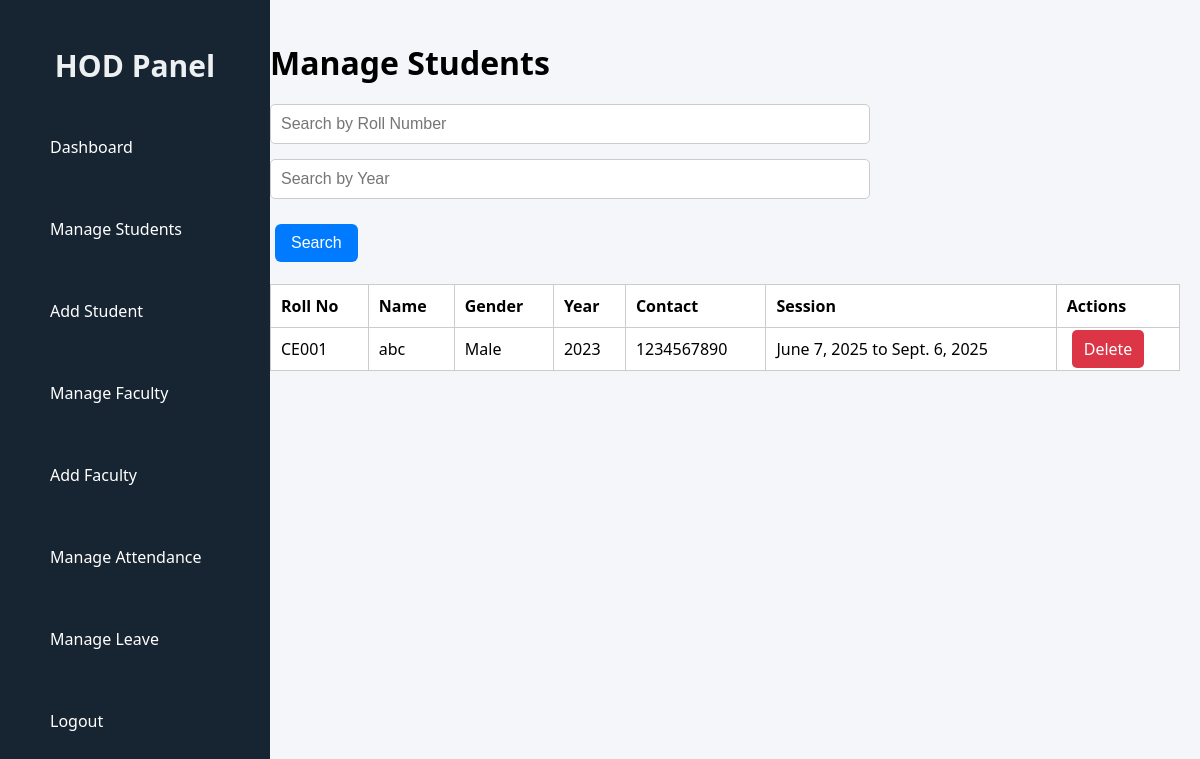
/hod/manage-student/ (signed in), run on the app's committed database.
### CMS/models.py (models this page shows, shortened)
class Student(models.Model):
    GENDER_CHOICES = (
        ('Male', 'Male'),
        ('Female', 'Female'),
        ('Other', 'Other'),
    )
    SEMESTER_CHOICES = (
        ('Semester 1', 'Semester 1'),
        ('Semester 2', 'Semester 2'),
        ('Semester 3', 'Semester 3'),
        ('Semester 4', 'Semester 4'),
        ('Semester 5', 'Semester 5'),
        ('Semester 6', 'Semester 6'),
        ('Semester 7', 'Semester 7'),
        ('Semester 8', 'Semester 8'),
    )
    user = models.OneToOneField(CustomUser, on_delete=models.CASCADE)
    roll_number = models.CharField(max_length=20, unique=True)
    department = models.ForeignKey(Department, on_delete=models.CASCADE)
    year = models.IntegerField()
    semester = models.CharField(max_length=10)
    contact_number = models.CharField(max_length=15,unique=True)
    gender = models.CharField(max_length=10, choices=GENDER_CHOICES)
    address = models.TextField()
    session_start = models.DateField()
    session_end = models.DateField()
    class Meta:
        unique_together = ('roll_number', 'year')

class CustomUser(AbstractUser):
    USER_ROLES = (
        ('student', 'Student'),
        ('faculty', 'Faculty'),
        ('hod', 'HOD'),
    )
    user_type = models.CharField(max_length=10, choices=USER_ROLES, default='student')
    email = models.EmailField(unique=True)
    role = models.CharField(max_length=10, choices=USER_ROLES)

### CMS/views.py (the view)
# urls.py: path('hod/manage-student/', views.manage_student, name='manage_student'),
@login_required
def manage_student(request):
    hod_department = request.user.hod.department
    roll_query = request.GET.get('roll_number', '').strip()
    year_query = request.GET.get('year', '').strip()
    students = Student.objects.filter(department=hod_department)
    if roll_query:
        students = students.filter(roll_number__icontains=roll_query)
    if year_query:
        students = students.filter(year=year_query)
    return render(request, "hod_manage_student.html", {
        "students": students,
        "roll_query": roll_query,
        "year_query": year_query
    })

### CMS/templates/hod_manage_student.html (shortened to what this page needs)
{% load static %}
<!DOCTYPE html>
<html lang="en">
<head>
  <link rel="stylesheet" href="{% static 'css/hod_manage.css' %}">
  <link rel="stylesheet" href="{% static 'css/hod_sidebar.css' %}">
</head>
<body>
  <div class="dashboard-container">
  {% include 'hod_sidebar.html' %}
  <div class="main-content">
  <h1>Manage Students</h1>
<form method="get" action="">
<input type="text" name="roll_number" placeholder="Search by Roll Number" value="{{ roll_query }}"><br>
<input type="text" name="year" placeholder="Search by Year" value="{{ year_query }}">
<button type="submit">Search</button>
  <br>
</form>
  <br>
  <table>
    <thead>
      <tr>
        <th>Roll No</th>
        <th>Name</th>
        <th>Gender</th>
        <th>Year</th>
        <th>Contact</th>
        <th>Session</th>
        <th>Actions</th>
      </tr>
    </thead>
    <tbody>
      {% for student in students %}
        <tr>
          <td>{{ student.roll_number }}</td>
          <td>{{ student.user.username }}</td>
          <td>{{ student.gender }}</td>
          <td>{{ student.year }}</td>
          <td>{{ student.contact_number }}</td>
          <td>{{ student.session_start }} to {{ student.session_end }}</td>
          <td>
            <a href="{% url 'delete_student' student.id %}" class="btn delete" onclick="return confirm('Are you sure you want to delete this student?');">Delete</a>
          </td>
        </tr>
      {% empty %}
        <tr><td colspan="7">No students found.</td></tr>
      {% endfor %}
    </tbody>
  </table>
  <br>
  </div>
</div>
</body>
</html>

### CMS/static/css/hod_manage.css (style rules this page uses)
body { margin: 0; font-family: 'Segoe UI', Tahoma, Geneva, Verdana, sans-serif; background-color: #f4f6f9; }
.main-content { margin-left: 250px; padding: 20px; flex-grow: 1; overflow-y: auto; }
h1 { margin-bottom: 20px; }
input[type="text"] { padding: 8px; width: 250px; border-radius: 5px; border: 1px solid #ccc; }
button, .btn { padding: 8px 12px; background-color: #007bff; color: white; border: none; border-radius: 5px; text-decoration: none; margin-left: 5px; cursor: pointer; }
.btn.delete { background-color: #dc3545; }
table { width: 100%; border-collapse: collapse; background-color: white; }
table th, table td { padding: 10px; border: 1px solid #ccc; text-align: left; }
form { max-width: 600px; margin-top: 20px; }
form input[type="text"], form input[type="number"], form input[type="date"], form input[type="email"], form input[type="password"], form select, form textarea { width: 100%; padding: 10px; border: 1px solid #ccc; border-radius: 5px; font-size: 16px; box-sizing: border-box; margin-bottom: 15px; }
form button[type="submit"], form .btn { padding: 10px 16px; font-size: 16px; background-color: #007bff; color: white; border: none; border-radius: 6px; cursor: pointer; margin-top: 10px; text-decoration: none; display: inline-block; }

### data on the page
Student: roll_number "CE001", user.username "abc", gender "Male", year "2023", contact_number "1234567890", session_start "June 7, 2025", session_end "Sept. 6, 2025"
